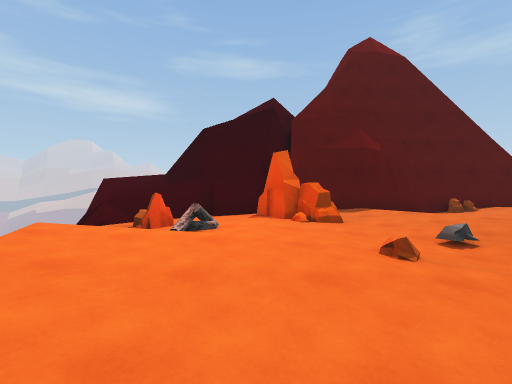
[1] (above)

15 first-person views from a walk through a scene from a Unity 3-D project. The camera is 1.4 m above the floor, tilts 2° down and sees 90° across. The floor is counted in squares, 2 m on a side. Each view is taken from the middle of a square. On the plan, view 1 faces up. The plan holds only what a view shows up to about 9 squares ahead; the rest is blank. The place goes on beyond the plan. The player is left out. Some animated figures are left out.

[2]
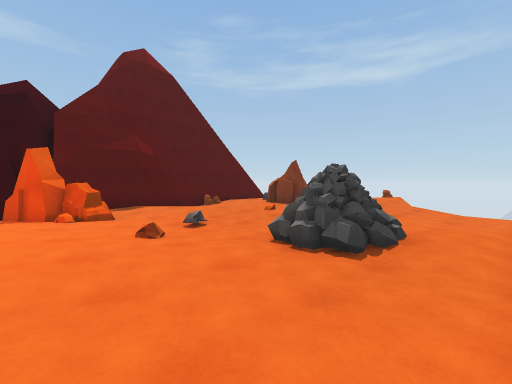

[3]
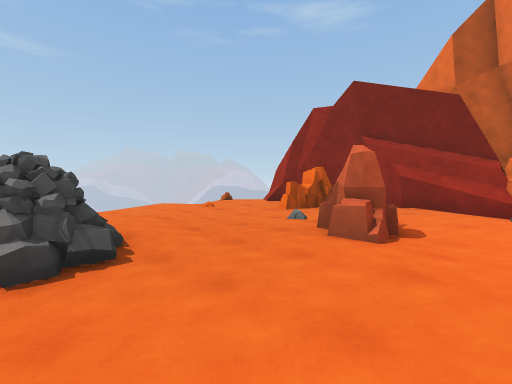

[4]
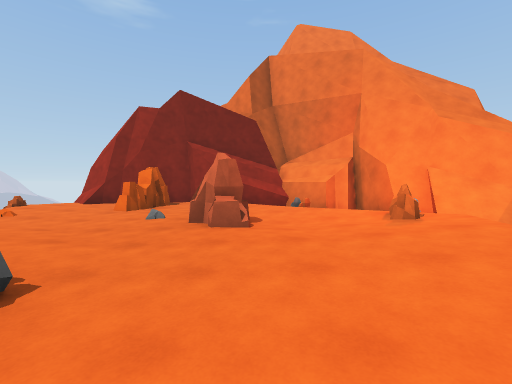

[5]
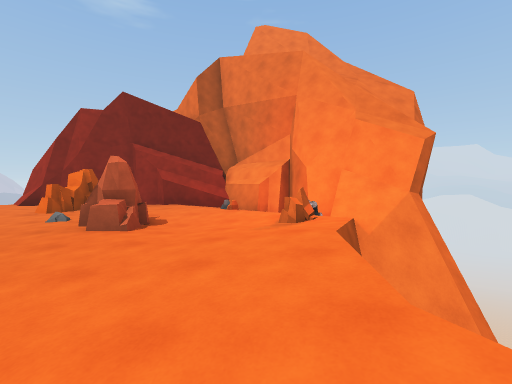

[6]
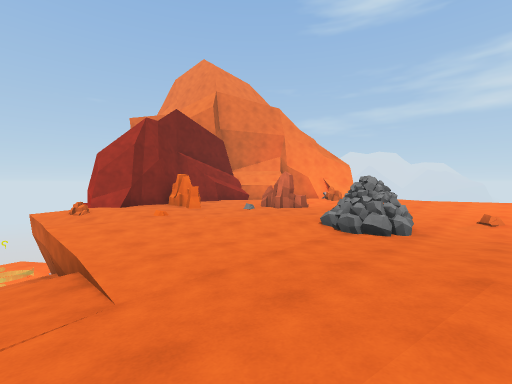

[7]
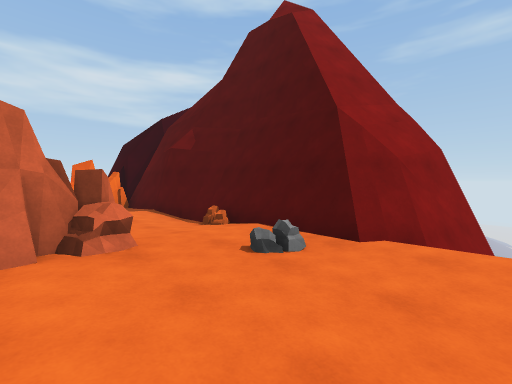

[8]
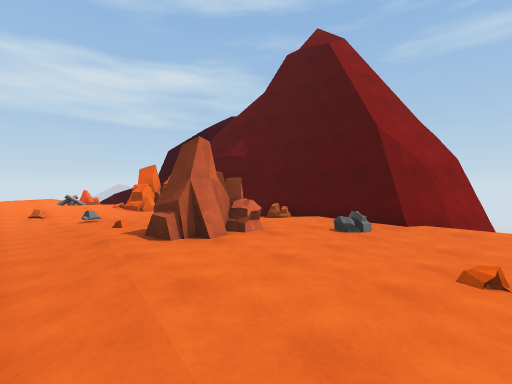

[9]
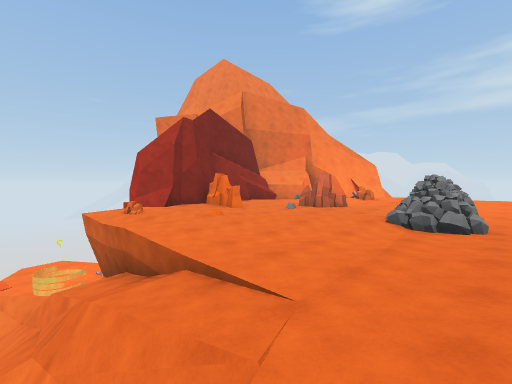

[10]
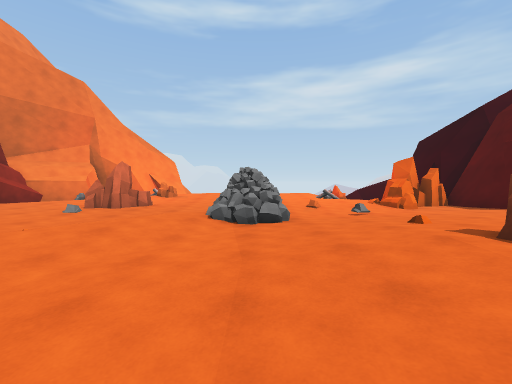

[11]
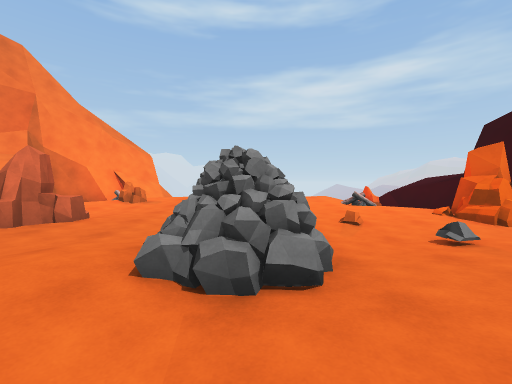

[12]
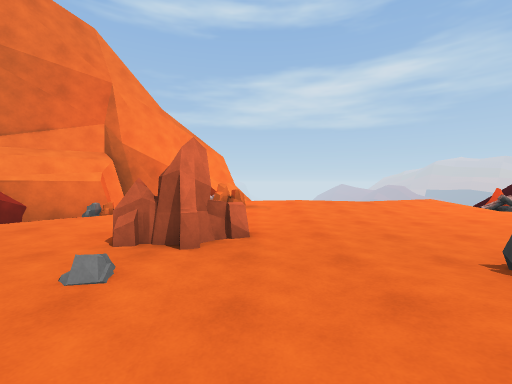

[13]
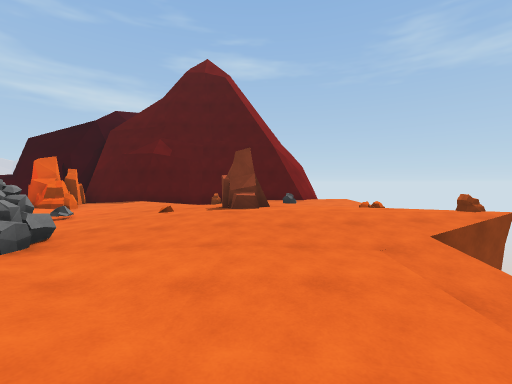

[14]
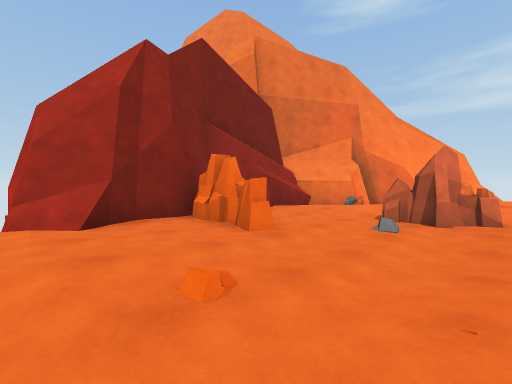

[15]
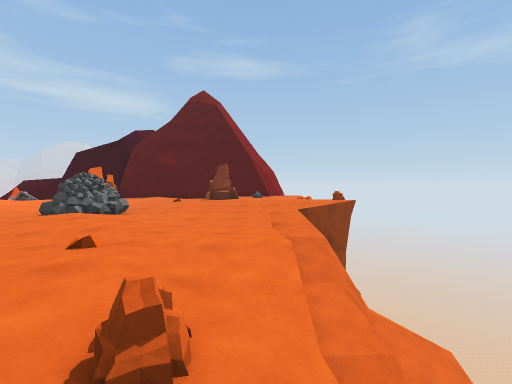

### Floor plan
Key: @ floor where view 1 was taken; # wall or solid block; . main floor; : floor 0.25 m higher than the main floor; - floor 0.25 m lower than the main floor; + floor 0.5 m higher than the main floor; _ floor 0.5 m lower than the main floor; < floor 0.75 m lower than the main floor; ( floor 2 m lower than the main floor; ! floor 3.75 m lower than the main floor; / step, stairs or slope; = window, fence, low wall or low ledge; ^ raised ledge; v drop or lower ground; R rock; O other object.
Columns run from 5 left of view 1 to 11 right of it. Each row starts with its distance up from view 1.
 10               #
  9               #v
  8 #    ##########v
  7 ######R###-R....
  6  ^^_-RR-.....+..
  5  ^_/...--...R../
  4    RO..--..:R::.
  3   v::..-R-.:::::R
  2    /...-_--....:v
  1    v:..-##----/v
  0    v:@.-/=----_v
 -1  v#v:..--..-__<v
 -2  vv:..R/--..--/vv
 -3 v#=R.-#R.-....(vv
 -4 ####:........-/v
 -5   ##.O...R..:./v
 -6    ##....#.#./ =
 -7     ######## O #
 -8              !!=
 -9              vvv

Where each view was taken, in squares from view 1:
view 1: 0 up, 0 right, facing up
view 2: 1 down, 0 right, facing up-right
view 3: 1 up, 0 right, facing down-right
view 4: 2 up, 1 right, facing down
view 5: 2 up, 1 left, facing down
view 6: 3 up, 9 right, facing down-left
view 7: 4 up, 10 right, facing up-left
view 8: 2 up, 10 right, facing up-left
view 9: 2 up, 10 right, facing down-left
view 10: 1 up, 9 right, facing left
view 11: 1 up, 6 right, facing left
view 12: 2 down, 5 right, facing left
view 13: 2 down, 7 right, facing up
view 14: 2 down, 7 right, facing down-left
view 15: 6 down, 8 right, facing up
